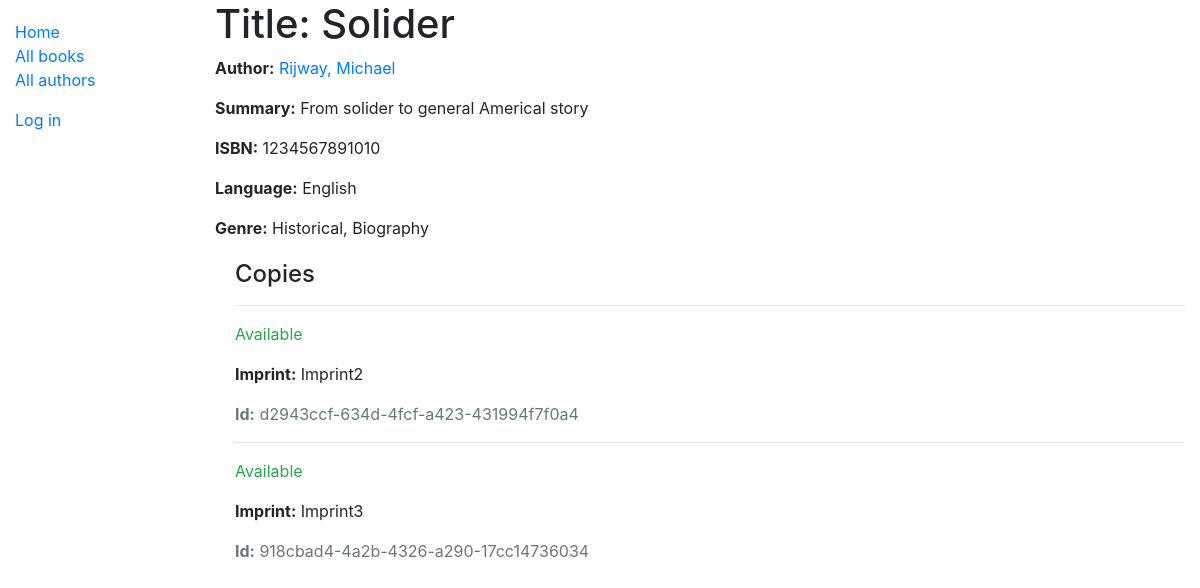
Page /catalog/book/3 on the earlier database version.
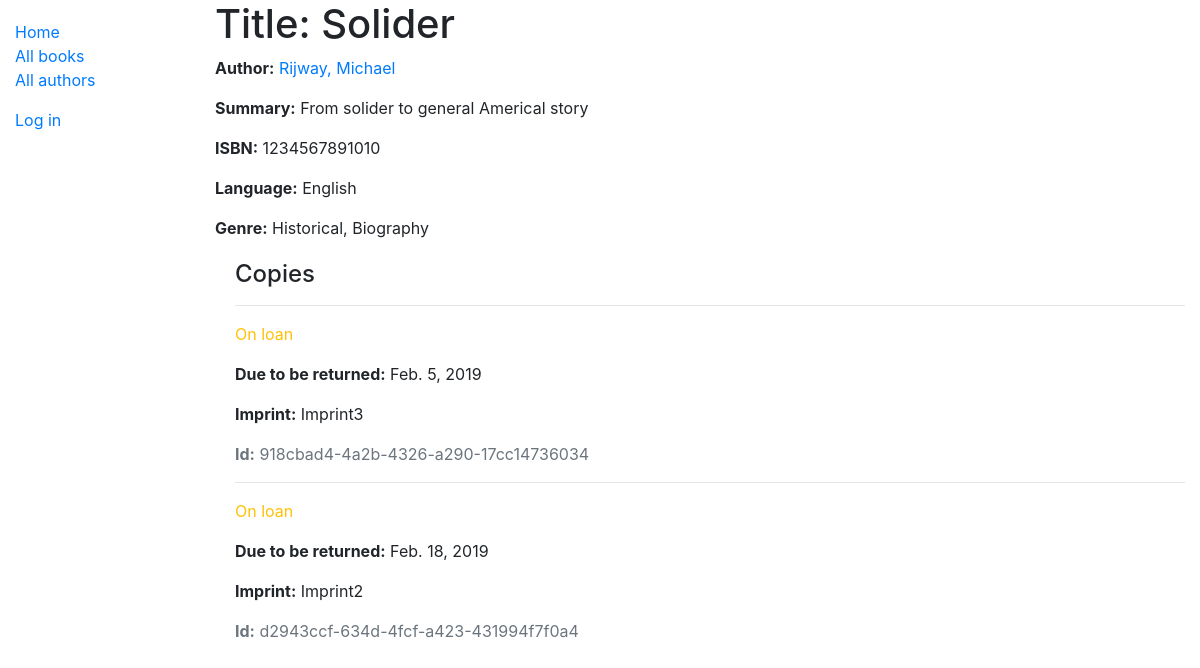
Same page on the later database version.
### catalog/models.py (models this page shows, shortened)
class Book(models.Model):
    title = models.CharField(max_length=200)
    author = models.ForeignKey('Author', on_delete=models.SET_NULL, null=True)
    summary = models.TextField(max_length=1000, help_text='Enter a brief description of the book')
    isbn = models.CharField(
        'ISBN',
        max_length=13,
        help_text='13 Character <a href="https://www.isbn-international.org/content/what-isbn">ISBN number</a>'
    )
    genre = models.ManyToManyField('Genre', help_text='Select a genre for this book')
    language = models.ForeignKey('Language', on_delete=models.SET_NULL, null=True)
    def display_genre(self):
        return ', '.join(genre.name for genre in self.genre.all()[:3])
    class Meta:
        ordering = ['title','author']
        permissions = (
            ("can_edit_books", "Create, update, delete"),
        )
    display_genre.short_description = 'Genre'

class Author(models.Model):
    first_name = models.CharField(max_length=100)
    last_name = models.CharField(max_length=100)
    date_of_birth = models.DateField(blank=True, null=True)
    date_of_death = models.DateField('Died', blank=True, null=True)
    def get_absolute_url(self):
        return reverse('author-detail', args=[str(self.id)])
    class Meta:
        ordering=['last_name','first_name']
        permissions = (
            ("can_edit_authors", "Create, update, delete"),
        )
    def __str__(self):
        return f'{self.last_name}, {self.first_name}'

class Language(models.Model):
    name = models.CharField(max_length=200, help_text="Enter a language name (e.g. English)")
    def __str__(self):
        return self.name

class Genre(models.Model):
    name = models.CharField(max_length=200, help_text="Enter a book genre (e.g. Science Fiction)")
    def __str__(self):
        return self.name

class BookInstance(models.Model):
    id = models.UUIDField(
        primary_key=True,
        default=uuid.uuid4,
        help_text='Unique ID for this particular book across whole library'
    )
    book = models.ForeignKey(Book, on_delete=models.SET_NULL, null=True)
    imprint = models.CharField(max_length=200)
    due_back = models.DateField(blank=True, null=True)
    LOAN_STATUS =  (
        ('m', 'Maintenance'),
        ('o', 'On loan'),
        ('a', 'Available'),
        ('r', 'Reserved'),
    )
    status = models.CharField(
        max_length=1,
        choices=LOAN_STATUS,
        blank=True,
        default='m',
        help_text='Book avilability'
    )
    borrower = models.ForeignKey(User, on_delete=models.SET_NULL, null=True, blank=True)
    class Meta:
        ordering = ['due_back']
        permissions = (
            ("can_mark_returned", "Set book as returned"),
            ("can_renew", "Set renewal date"),
        )

### catalog/views.py (the view)
# urls.py: path('book/<int:pk>', views.BookDetailView.as_view(), name='book-detail'),
class BookDetailView(generic.DetailView):
    model = Book

### catalog/templates/catalog/book_detail.html (shortened to what this page needs)
{% extends "base_generic.html" %}
{% block content %}
  <h1>Title: {{ book.title }}</h1>
  <p><strong>Author:</strong> <a href="{{ book.author.get_absolute_url }}">{{ book.author }}</a></p>
  <p><strong>Summary:</strong> {{ book.summary }}</p>
  <p><strong>ISBN:</strong> {{ book.isbn }}</p>
  <p><strong>Language:</strong> {{ book.language }}</p>
  <p><strong>Genre:</strong> {% for genre in book.genre.all %} {{ genre }}{% if not forloop.last %}, {% endif %}{% endfor %}</p>
  <div style="margin-left:20px;margin-top:20px">
    <h4>Copies</h4>
    {% for copy in book.bookinstance_set.all %}
      <hr>
      <p class="{% if copy.status == 'a' %}text-success{% elif copy.status == 'm' %}text-danger{% else %}text-warning{% endif %}">{{ copy.get_status_display }}</p>
      {% if copy.status != 'a' %}
        <p><strong>Due to be returned:</strong> {{copy.due_back}}</p>
      {% endif %}
      <p><strong>Imprint:</strong> {{copy.imprint}}</p>
      <p class="text-muted"><strong>Id:</strong> {{copy.id}}</p>
    {% endfor %}
  </div>
{% endblock %}

### catalog/templates/base_generic.html (shortened to what this page needs)
<!DOCTYPE html>
<html lang="en">
<head>
  <link rel="stylesheet" href="https://stackpath.bootstrapcdn.com/bootstrap/4.1.3/css/bootstrap.min.css">
  {% load static %}
  <link rel="stylesheet" href="{% static 'css/styles.css' %}">
</head>
<body>
  <div class="container-fluid">
    <div class="row">
      <div class="col-sm-2">
      {% block sidebar %}
        <ul class="sidebar-nav">
          <li><a href="{% url 'index' %}">Home</a></li>
          <li><a href="{% url 'books' %}">All books</a></li>
          <li><a href="{% url 'authors' %}">All authors</a></li>
        </ul>
        {% if user.is_authenticated %}
          <p>Logged in as: {{ user.get_username }}</p>
          <a href="{% url 'logout' %}?next={{request.path}}">Log out</a>
        {% else %}
          <a href="{% url 'login' %}?next={{request.path}}">Log in</a>
        {% endif %}
 {% endblock %}
      </div>
      <div class="col-sm-10 ">{% block content %}{% endblock %}
      </div>
    </div>
  </div>
</body>
</html>

### catalog/static/styles.css (style rules this page uses)
.sidebar-nav { margin-top: 20px; padding: 0; list-style: none; }

Differences in the rows shown:
changed BookInstance "Imprint3": status "Available" → "On loan"; due_back (not shown) → "Feb. 5, 2019"; moves up the list
changed BookInstance "Imprint2": status "Available" → "On loan"; due_back (not shown) → "Feb. 18, 2019"
